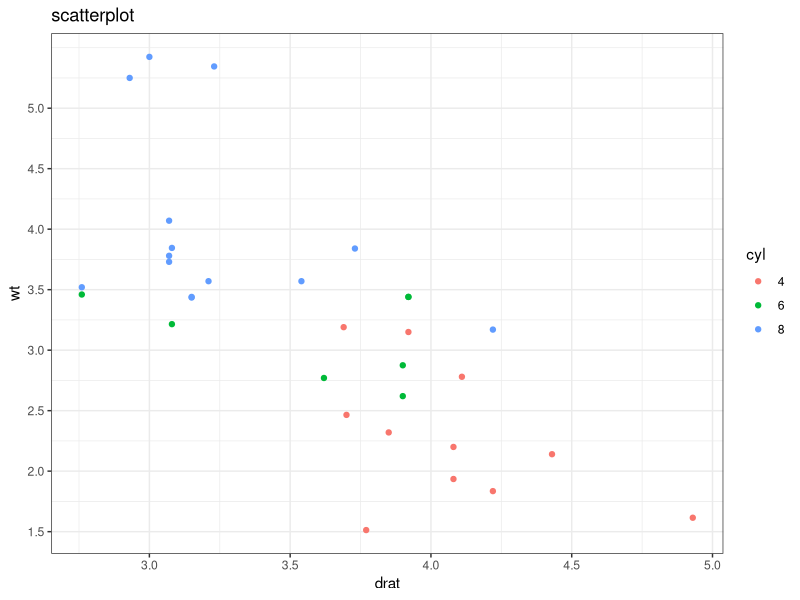
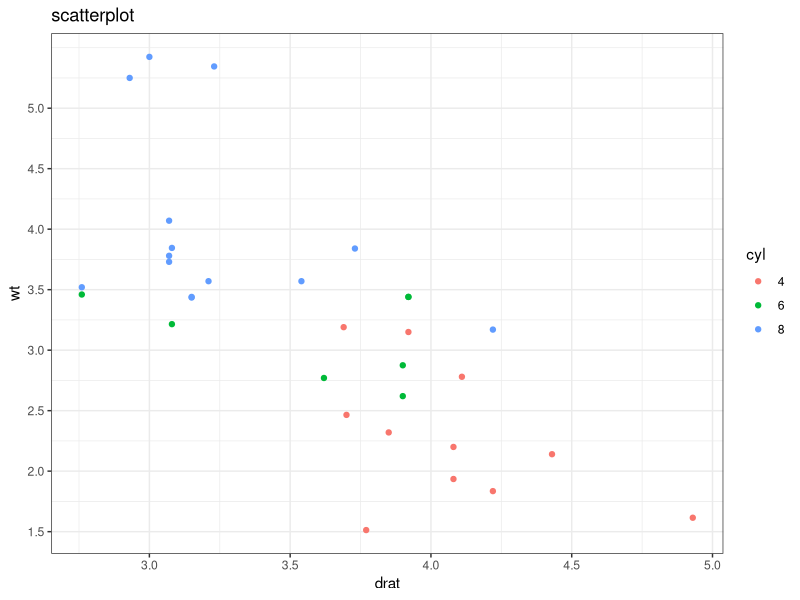

The R script that drew these images, in order: (Note: this script raises an error after producing the figures.)
# visualization to consider while R
#scatter plot
#use when you are in relationship
data <- mtcars
data$cyl<-as.factor(data$cyl)
library(ggplot2)
ggplot(data,aes(drat,wt)) +
  geom_point(aes(color=cyl))+scale_x_continuous("drat", breaks = seq(0,5,0.5))+
  scale_y_continuous("wt", breaks = seq(0,5,by = 0.5))+ theme_bw() +labs(title = "scatterplot")

#for different
ggplot(data,aes(drat,wt)) +
  geom_point(aes(color=cyl))+scale_x_continuous("drat", breaks = seq(0,5,0.5))+
  scale_y_continuous("wt", breaks = seq(0,5,by = 0.5))+ theme_bw() +labs(title = "scatterplot")
+facet_wrap(~cyl)


#histogram
#if you are continous with your data
ggplot(data, aes(drat)) + geom_histogram(binwidth = .2,aes(color=cyl))+
  scale_x_continuous("drat", breaks = seq(0,5,by =0.5))+
  scale_y_continuous("Count", breaks = seq(0,30,by =3))+
  labs(title = "Histogram")

#bar and stack chart
ggplot(data, aes(am)) + geom_bar(fill = "red")+theme_bw()+
  scale_x_continuous("am", breaks = seq(0,1)) + 
  scale_y_continuous("Count", breaks = seq(0,30,3)) +
  coord_flip()+ labs(title = "Bar Chart") + theme_gray()

ggplot(data, aes(am,vs)) + geom_bar(stat="identity",fill = "darkblue")+theme_bw()+
  scale_x_continuous("am", breaks = seq(0,1)) + 
  scale_y_continuous("vs", breaks = seq(0,30,3)) +theme(axis.text.x = element_text(angle = 90, vjust = 0.5))
 +labs(title = "Bar Chart") + theme_gray()

#stacked bar chart
ggplot(data,aes(cyl,fill=cyl))+geom_bar()+
  labs(title = "Stacked Bar Chart", x = "cyl", y = "Count")

#boxplot
ggplot(data, aes(cyl, mpg)) + geom_boxplot(fill = "red")+
  scale_y_continuous("mpg", breaks= seq(0,30, by=5))+
  labs(title = "Box Plot", x = "Outlet Identifier")

#Area chart
ggplot(data, aes(mpg)) + geom_area(stat = "bin", bins = 3, fill = "steelblue") + scale_x_continuous(breaks = seq(0,35,5))+
  labs(title = "Area Chart", x = "mpg", y = "Count") 

#heatmap
ggplot(data, aes(mpg,cyl))+
  geom_tile(aes(fill =wt))+
  labs(title ="Heat Map", x = "mpg", y = "disp")+
  scale_fill_continuous(name = "hp")

#writing file to use in other tools
write.table(data, file="mtcars.csv",sep=",",row.names=F)
























